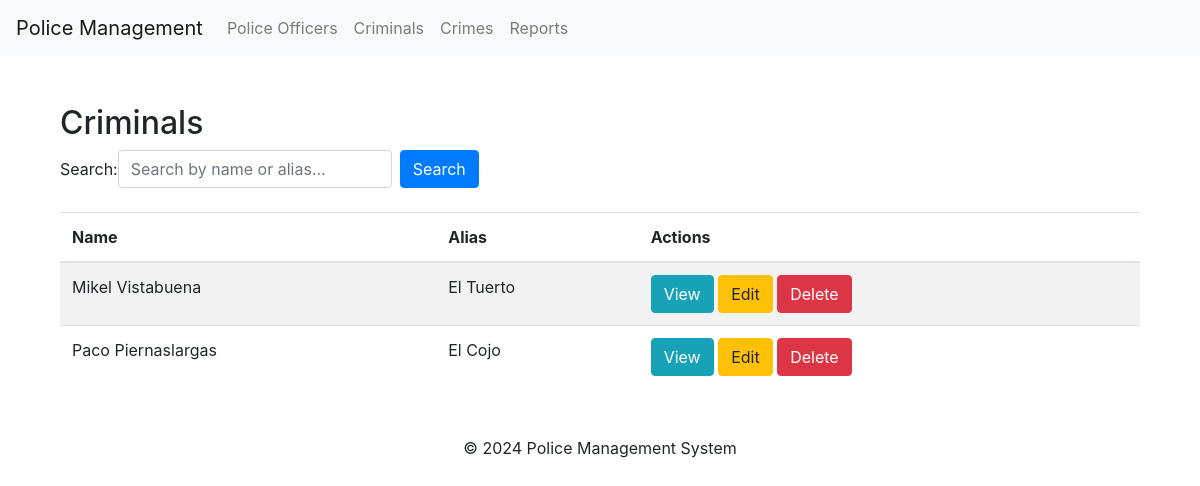
Screenshot of /criminals/ with the database file from the repository.
### reports/models.py (models this page shows, shortened)
class Criminal(models.Model):
    name = models.CharField(max_length=100)
    alias = models.CharField(max_length=100, blank=True)
    capture_by = models.ForeignKey(PoliceOfficer, on_delete=models.SET_NULL, null=True, blank=True)

### reports/views.py (the view)
# urls.py: path('criminals/', CriminalListView.as_view(), name='criminal_list'),
class CriminalListView(ListView):
    model = Criminal
    template_name = 'reports/criminal_list.html'
    context_object_name = 'criminals'
    paginate_by = 10  # Si quieres agregar paginación
    def get_queryset(self):
        queryset = super().get_queryset()
        query = self.request.GET.get('query')
        if query:
            queryset = queryset.filter(name__icontains=query) | queryset.filter(alias__icontains=query)
        return queryset
    def get_context_data(self, **kwargs):
        context = super().get_context_data(**kwargs)
        context['search_form'] = CriminalSearchForm(self.request.GET or None)
        return context

### reports/forms.py
class CriminalSearchForm(forms.Form):
    query = forms.CharField(label='Search', max_length=100, required=False)

### reports/templates/reports/criminal_list.html (shortened to what this page needs)
{% extends 'reports/base.html' %}
{% block content %}
<div class="container mt-5">
    <h2>Criminals</h2>
    <form method="GET" class="form-inline mb-4">
        {{ search_form.query.label_tag }}
        <input type="text" name="query" class="form-control mr-2" placeholder="Search by name or alias..." value="{{ request.GET.query }}">
        <button type="submit" class="btn btn-primary">Search</button>
    </form>
    <table class="table table-striped">
        <thead>
            <tr>
                <th>Name</th>
                <th>Alias</th>
                <th>Actions</th>
            </tr>
        </thead>
        <tbody>
            {% for criminal in criminals %}
            <tr>
                <td>{{ criminal.name }}</td>
                <td>{{ criminal.alias }}</td>
                <td>
                    <a class="btn btn-info" href="{% url 'criminal_detail' criminal.pk %}">View</a>
                    <a class="btn btn-warning" href="{% url 'criminal_update' criminal.pk %}">Edit</a>
                    <a class="btn btn-danger" href="{% url 'criminal_delete' criminal.pk %}">Delete</a>
                </td>
            </tr>
            {% empty %}
            <tr>
                <td colspan="3">No criminals found.</td>
            </tr>
            {% endfor %}
        </tbody>
    </table>
</div>
{% endblock %}

### rows the page displays
Criminal: name "Mikel Vistabuena", alias "El Tuerto"
Criminal: name "Paco Piernaslargas", alias "El Cojo"

### other values shown
{{ search_form.query.label_tag }} "Search:"
